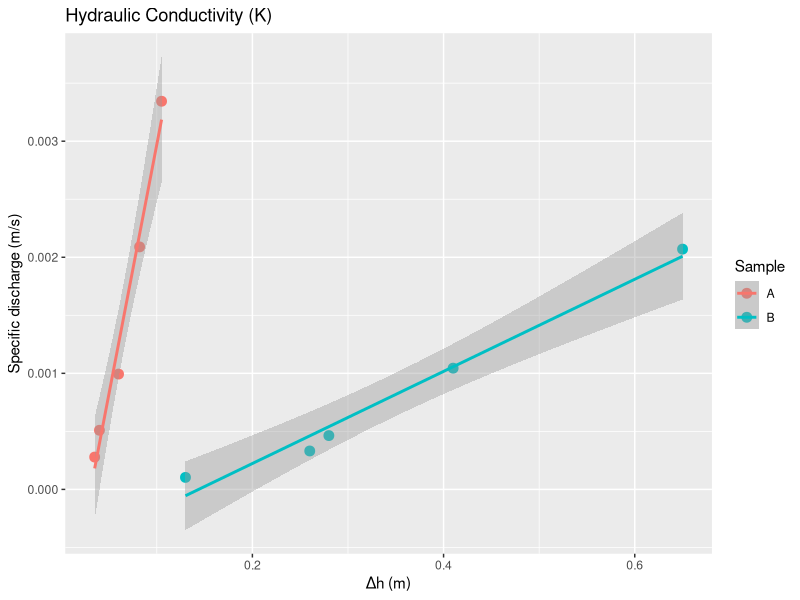

This chart was generated by the following R code:
### Author: Gabi Zuccolotto
### Surface Water Hydrology
### Problem Set 2
### Question 5

library(ggplot2)
library(tidyr)
library(tidyverse)
library(dplyr)

# Replicate the data table in a data frame called "data". 
# Make sure to convert cm -> m
data <- data.frame(
  Test = c(1:10),
  Sample = c("A", "A", "A", "A", "A", "B", "B", "B", "B", "B"),
  Q_m3s = c(0.000025, 0.00004, 0.000052, 0.00008, 0.0001, 0.0000025, 0.000004, 0.0000052, 0.000008, 0.00001),
  h1_m = c(0.01, 0.02, 0.025, 0.034, 0.05, 0.005, 0.012, 0.032, 0.053, 0.060),
  h2_m = c(0.045, 0.060, 0.085, 0.116, 0.155, 0.135, 0.272, 0.312, 0.463, 0.710)
)

# Add columns for dh (change in head), dl (change in length) and a third column for the hydraulic gradient (dh/dl)
data$dh_m = data$h2_m - data$h1_m
data$dl_m = 0.10 
data$dhdl = data$dh_m/data$dl_m

# Add another column for hydraulic conductivity. 
# Calculate the hydraulic conductivity (K) using the equation... K = Q / A
# The area of the cylinder (A) can be calculated using the equation... A = π x r^2 where r = 0.1 m.
# The unit of K will be in m/s.
data$K = data$Q_m3s / (3.14*(0.1^2))

# Add another column for specific discharge. 
# Calculate the specific discharge (q) for each test using the equation... q = hydraulic conductivity (K) x hydraulic gradient (dh/dl)
# Hydraulic conductivity is in the unit of m/s and hydraulic gradient is a unitless ratio, so units for specific discharge will be m/s
data$spec_q = data$K*data$dhdl 

# Make two scatter plots; one for each sample, where dh is on the x-axis and specific discharge is on the y-axis. 
# Fit two lines through the data on each plot: one for sample A and one for sample B. 
plot <- ggplot(data) +
  geom_point(aes(dh_m, spec_q, color=Sample), size=3) +
  labs(title = "Hydraulic Conductivity (K)") +
  ylab("Specific discharge (m/s)") +
  xlab("Δh (m)")+
  geom_smooth(aes(dh_m, spec_q, color=Sample), method=lm, formula = y~x) 
print(plot)

# Write summary statistics to a new list called data_summary
# Note that the first two intercept and slope rows will be for Sed Samp A and the following two intercept and slope rows will be Sed Samp A + Sed Samp B
data_summary <- summary(lm(data=data, spec_q~dh_m*Sample))

# Write just the coefficient (slope and intercept) statistics to a new data frame called coeff
coeff <- as.data.frame(data_summary[["coefficients"]])

# Note that the first two intercept and slope rows will be for Sed Samp A and the following two intercept and slope rows will be Sed Samp A + Sed Samp B
# Create a new data frame with slope values for A and B called conductivity
conductivity <- data.frame (
  Sample_A = c(coeff$Estimate[2]),
  # To find the slope value for B, take slope of A + Slope of A+B
  Sample_B = c((coeff$Estimate[2])+(coeff$Estimate[4]))
)
